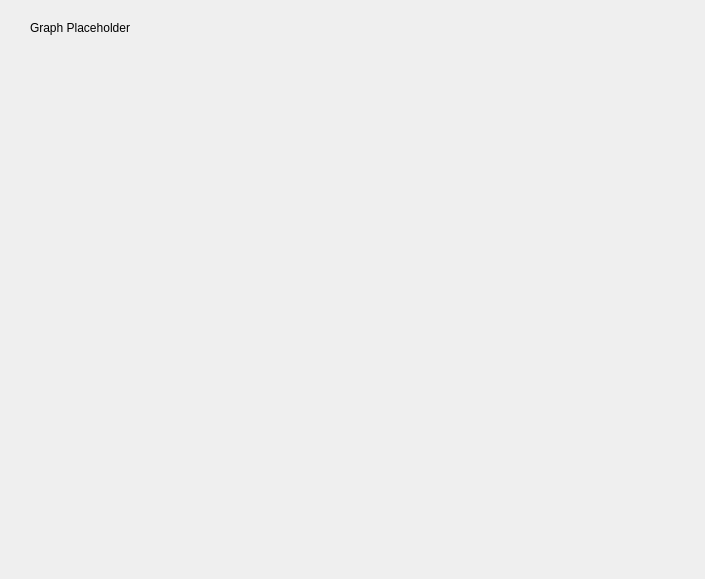
<?xml version="1.0" encoding="UTF-8"?>
<ui version="4.0">
 <class>Graph</class>
 <widget class="QDialog" name="Graph">
  <property name="geometry">
   <rect>
    <x>0</x>
    <y>0</y>
    <width>705</width>
    <height>579</height>
   </rect>
  </property>
  <property name="windowTitle">
   <string>Graph</string>
  </property>
  <widget class="QLabel" name="label">
   <property name="geometry">
    <rect>
     <x>30</x>
     <y>20</y>
     <width>121</width>
     <height>16</height>
    </rect>
   </property>
   <property name="text">
    <string>Graph Placeholder</string>
   </property>
  </widget>
 </widget>
 <resources/>
 <connections/>
</ui>
